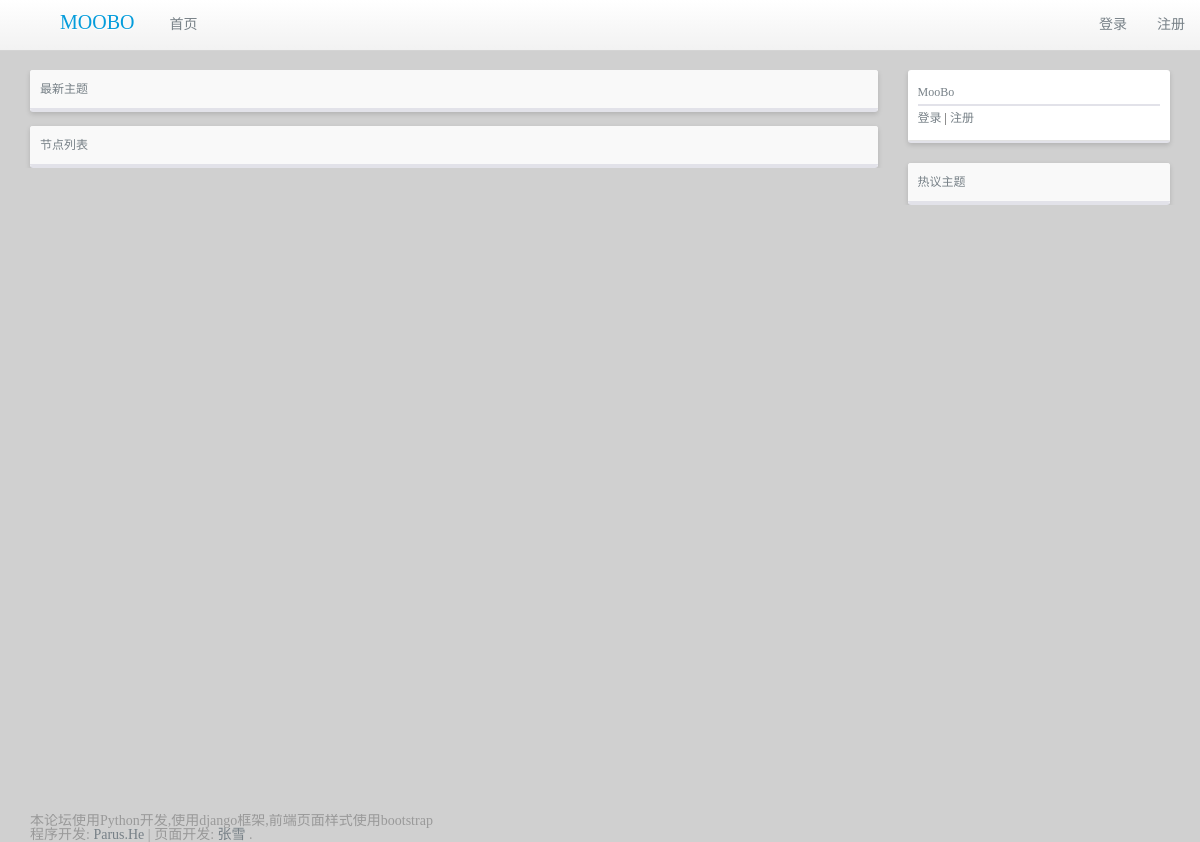
The app's page /, older data.
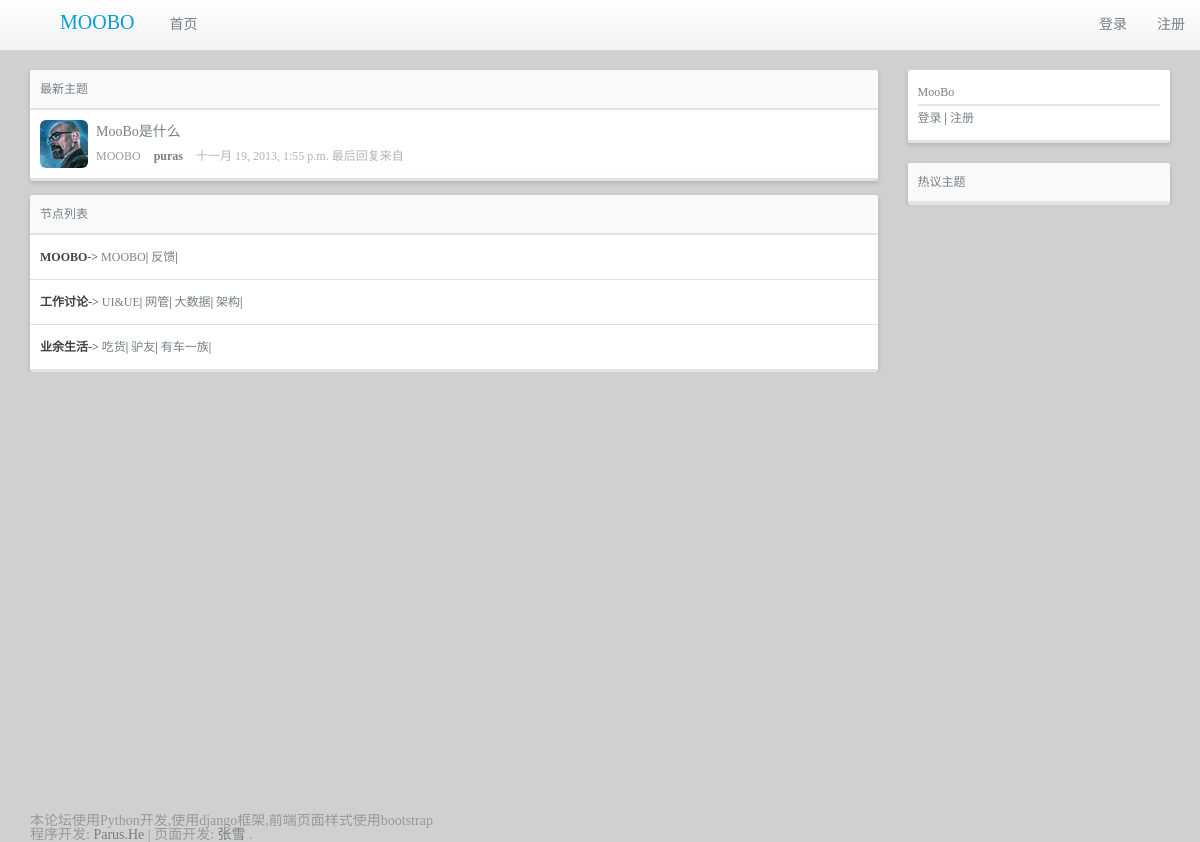
The same page, newer data.
### bbs/models.py (models this page shows, shortened)
class Topic(models.Model):
    title = models.CharField(max_length=1024, verbose_name='标题')
    content = models.TextField('内容')
    author = models.ForeignKey(User)
    node = models.ForeignKey(Node)
    category = models.ForeignKey(Category)
    pub_date = models.DateTimeField('发布时间')
    class Meta:
        verbose_name = '主题'
        verbose_name_plural = '主题'

class Node(models.Model):
    name = models.CharField(max_length=100, verbose_name='名称')
    category = models.ForeignKey(Category)
    class Meta:
        verbose_name = '节点'
        verbose_name_plural = '节点'

class Category(models.Model):
    name = models.CharField(max_length=50, verbose_name='名称')
    class Meta:
        verbose_name = '分类'
        verbose_name_plural = '分类'

### bbs/views.py (the view)
# urls.py: url(r'^$', views.index, name='index'),
def index(req):
    lastest_topic_list = Topic.objects.order_by('-pub_date')[:20]
    category_list = Category.objects.all()
    return render(req, 'index.html', {
        'lastest_topic_list': lastest_topic_list,
        'category_list': category_list,
        })

### bbs/templates/index.html
{% extends 'base.html' %}
{% load staticfiles %}
{% block content %}
<div class="box">
    <div class="inner tab_title"> <a href="javascript:void(0)">最新主题</a></div>
    {% if lastest_topic_list %}
        {% for topic in lastest_topic_list %}
            <div class="cell item">
                <span class="user"></span><h5><a href="{% url 'bbs:topic' topic.id %}">{{topic.title}}</a></h5>
                <div class="info">
                    <a class="node" href="{% url 'bbs:node' topic.node.id %}">{{topic.node.name}}</a>
                    <strong><a href="#">{{topic.author.username}}</a></strong> {{topic.pub_date}} 最后回复来自
                </div>
            </div>
        {% endfor %}
    {% endif %}
</div>
<br />
<div class="box">
    <div class="inner tab_title"> <a href="javascript:void(0)">节点列表</a></div>
    {% if category_list %}
        {% for cate in category_list %}
            <div class="cell">
                <b>{{cate.name}}</b>->
                 {% if cate.node_set.all %}
                {% for node in cate.node_set.all %}
                    <a href="{% url 'bbs:node' node.id %}">{{node.name}}</a>|
                {% endfor %}
            {% endif %}
            </div>
        {% endfor %}
    {% endif %}
</div>
{% endblock %}

Row changes from the older to the newer data that the page shows:
added Topic: title "MooBo是什么", node.name "MOOBO", author.username "puras", pub_date "十一月 19, 2013, 1:55 p.m."
added Category: name "MOOBO"
added Node: name "MOOBO"
added Node: name "反馈", shown under "MOOBO"
added Category: name "工作讨论"
added Node: name "UI&UE", shown under "工作讨论"
added Node: name "网管", shown under "工作讨论"
added Node: name "大数据", shown under "工作讨论"
added Node: name "架构", shown under "工作讨论"
added Category: name "业余生活"
added Node: name "吃货", shown under "业余生活"
added Node: name "驴友", shown under "业余生活"
added Node: name "有车一族", shown under "业余生活"
